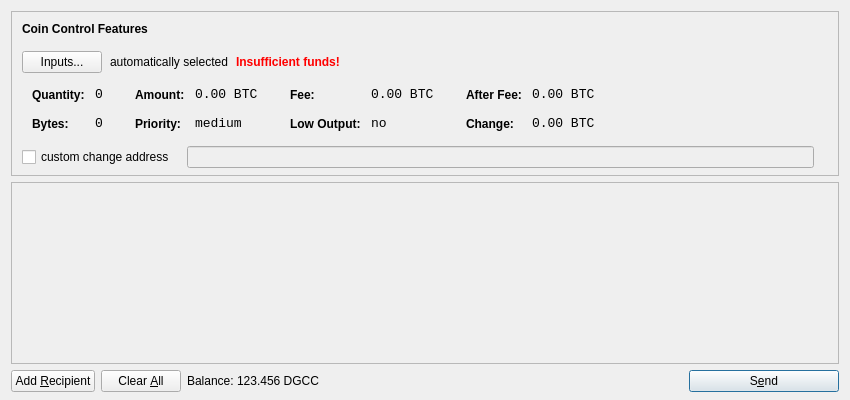
<?xml version="1.0" encoding="UTF-8"?>
<ui version="4.0">
 <class>SendCoinsDialog</class>
 <widget class="QDialog" name="SendCoinsDialog">
  <property name="geometry">
   <rect>
    <x>0</x>
    <y>0</y>
    <width>850</width>
    <height>400</height>
   </rect>
  </property>
  <property name="windowTitle">
   <string>Send Coins</string>
  </property>
  <layout class="QVBoxLayout" name="verticalLayout" stretch="0,1,0">
   <property name="bottomMargin">
    <number>8</number>
   </property>
   <item>
    <widget class="QFrame" name="frameCoinControl">
     <property name="sizePolicy">
      <sizepolicy hsizetype="Expanding" vsizetype="Expanding">
       <horstretch>0</horstretch>
       <verstretch>0</verstretch>
      </sizepolicy>
     </property>
     <property name="maximumSize">
      <size>
       <width>16777215</width>
       <height>16777215</height>
      </size>
     </property>
     <property name="frameShape">
      <enum>QFrame::StyledPanel</enum>
     </property>
     <property name="frameShadow">
      <enum>QFrame::Sunken</enum>
     </property>
     <layout class="QVBoxLayout" name="verticalLayoutCoinControl2">
      <property name="spacing">
       <number>-1</number>
      </property>
      <property name="leftMargin">
       <number>0</number>
      </property>
      <property name="topMargin">
       <number>0</number>
      </property>
      <property name="rightMargin">
       <number>0</number>
      </property>
      <property name="bottomMargin">
       <number>6</number>
      </property>
      <item>
       <layout class="QVBoxLayout" name="verticalLayoutCoinControl" stretch="0,0,0,0,1">
        <property name="spacing">
         <number>0</number>
        </property>
        <property name="leftMargin">
         <number>10</number>
        </property>
        <property name="topMargin">
         <number>10</number>
        </property>
        <item>
         <layout class="QHBoxLayout" name="horizontalLayoutCoinControl1">
          <property name="bottomMargin">
           <number>15</number>
          </property>
          <item>
           <widget class="QLabel" name="labelCoinControlFeatures">
            <property name="sizePolicy">
             <sizepolicy hsizetype="Preferred" vsizetype="Maximum">
              <horstretch>0</horstretch>
              <verstretch>0</verstretch>
             </sizepolicy>
            </property>
            <property name="font">
             <font>
              <weight>75</weight>
              <bold>true</bold>
             </font>
            </property>
            <property name="styleSheet">
             <string notr="true">font-weight:bold;</string>
            </property>
            <property name="text">
             <string>Coin Control Features</string>
            </property>
           </widget>
          </item>
         </layout>
        </item>
        <item>
         <layout class="QHBoxLayout" name="horizontalLayoutCoinControl2" stretch="0,0,0,0">
          <property name="spacing">
           <number>8</number>
          </property>
          <property name="bottomMargin">
           <number>10</number>
          </property>
          <item>
           <widget class="QPushButton" name="pushButtonCoinControl">
            <property name="styleSheet">
             <string notr="true"/>
            </property>
            <property name="text">
             <string>Inputs...</string>
            </property>
           </widget>
          </item>
          <item>
           <widget class="QLabel" name="labelCoinControlAutomaticallySelected">
            <property name="text">
             <string>automatically selected</string>
            </property>
            <property name="margin">
             <number>5</number>
            </property>
           </widget>
          </item>
          <item>
           <widget class="QLabel" name="labelCoinControlInsuffFunds">
            <property name="font">
             <font>
              <weight>75</weight>
              <bold>true</bold>
             </font>
            </property>
            <property name="styleSheet">
             <string notr="true">color:red;font-weight:bold;</string>
            </property>
            <property name="text">
             <string>Insufficient funds!</string>
            </property>
            <property name="margin">
             <number>5</number>
            </property>
           </widget>
          </item>
          <item>
           <spacer name="horizontalSpacerCoinControl">
            <property name="orientation">
             <enum>Qt::Horizontal</enum>
            </property>
            <property name="sizeHint" stdset="0">
             <size>
              <width>40</width>
              <height>1</height>
             </size>
            </property>
           </spacer>
          </item>
         </layout>
        </item>
        <item>
         <widget class="QWidget" name="widgetCoinControl" native="true">
          <property name="sizePolicy">
           <sizepolicy hsizetype="Preferred" vsizetype="Preferred">
            <horstretch>0</horstretch>
            <verstretch>0</verstretch>
           </sizepolicy>
          </property>
          <property name="minimumSize">
           <size>
            <width>0</width>
            <height>0</height>
           </size>
          </property>
          <property name="styleSheet">
           <string notr="true"/>
          </property>
          <layout class="QHBoxLayout" name="horizontalLayoutCoinControl5">
           <property name="margin">
            <number>0</number>
           </property>
           <item>
            <layout class="QHBoxLayout" name="horizontalLayoutCoinControl3" stretch="0,0,0,1">
             <property name="spacing">
              <number>20</number>
             </property>
             <property name="topMargin">
              <number>0</number>
             </property>
             <property name="bottomMargin">
              <number>10</number>
             </property>
             <item>
              <layout class="QFormLayout" name="formLayoutCoinControl1">
               <property name="horizontalSpacing">
                <number>10</number>
               </property>
               <property name="verticalSpacing">
                <number>14</number>
               </property>
               <property name="leftMargin">
                <number>10</number>
               </property>
               <property name="topMargin">
                <number>4</number>
               </property>
               <property name="rightMargin">
                <number>6</number>
               </property>
               <item row="0" column="0">
                <widget class="QLabel" name="labelCoinControlQuantityText">
                 <property name="styleSheet">
                  <string notr="true">font-weight:bold;</string>
                 </property>
                 <property name="text">
                  <string>Quantity:</string>
                 </property>
                 <property name="margin">
                  <number>0</number>
                 </property>
                </widget>
               </item>
               <item row="0" column="1">
                <widget class="QLabel" name="labelCoinControlQuantity">
                 <property name="font">
                  <font>
                   <family>Monospace</family>
                   <pointsize>10</pointsize>
                  </font>
                 </property>
                 <property name="cursor">
                  <cursorShape>IBeamCursor</cursorShape>
                 </property>
                 <property name="contextMenuPolicy">
                  <enum>Qt::ActionsContextMenu</enum>
                 </property>
                 <property name="text">
                  <string notr="true">0</string>
                 </property>
                 <property name="margin">
                  <number>0</number>
                 </property>
                 <property name="textInteractionFlags">
                  <set>Qt::LinksAccessibleByMouse|Qt::TextSelectableByKeyboard|Qt::TextSelectableByMouse</set>
                 </property>
                </widget>
               </item>
               <item row="1" column="0">
                <widget class="QLabel" name="labelCoinControlBytesText">
                 <property name="styleSheet">
                  <string notr="true">font-weight:bold;</string>
                 </property>
                 <property name="text">
                  <string>Bytes:</string>
                 </property>
                </widget>
               </item>
               <item row="1" column="1">
                <widget class="QLabel" name="labelCoinControlBytes">
                 <property name="font">
                  <font>
                   <family>Monospace</family>
                   <pointsize>10</pointsize>
                  </font>
                 </property>
                 <property name="cursor">
                  <cursorShape>IBeamCursor</cursorShape>
                 </property>
                 <property name="contextMenuPolicy">
                  <enum>Qt::ActionsContextMenu</enum>
                 </property>
                 <property name="text">
                  <string notr="true">0</string>
                 </property>
                 <property name="textInteractionFlags">
                  <set>Qt::LinksAccessibleByMouse|Qt::TextSelectableByKeyboard|Qt::TextSelectableByMouse</set>
                 </property>
                </widget>
               </item>
              </layout>
             </item>
             <item>
              <layout class="QFormLayout" name="formLayoutCoinControl2">
               <property name="horizontalSpacing">
                <number>10</number>
               </property>
               <property name="verticalSpacing">
                <number>14</number>
               </property>
               <property name="leftMargin">
                <number>6</number>
               </property>
               <property name="topMargin">
                <number>4</number>
               </property>
               <property name="rightMargin">
                <number>6</number>
               </property>
               <item row="0" column="0">
                <widget class="QLabel" name="labelCoinControlAmountText">
                 <property name="styleSheet">
                  <string notr="true">font-weight:bold;</string>
                 </property>
                 <property name="text">
                  <string>Amount:</string>
                 </property>
                 <property name="margin">
                  <number>0</number>
                 </property>
                </widget>
               </item>
               <item row="0" column="1">
                <widget class="QLabel" name="labelCoinControlAmount">
                 <property name="font">
                  <font>
                   <family>Monospace</family>
                   <pointsize>10</pointsize>
                  </font>
                 </property>
                 <property name="cursor">
                  <cursorShape>IBeamCursor</cursorShape>
                 </property>
                 <property name="contextMenuPolicy">
                  <enum>Qt::ActionsContextMenu</enum>
                 </property>
                 <property name="text">
                  <string notr="true">0.00 BTC</string>
                 </property>
                 <property name="textInteractionFlags">
                  <set>Qt::LinksAccessibleByMouse|Qt::TextSelectableByKeyboard|Qt::TextSelectableByMouse</set>
                 </property>
                </widget>
               </item>
               <item row="1" column="0">
                <widget class="QLabel" name="labelCoinControlPriorityText">
                 <property name="styleSheet">
                  <string notr="true">font-weight:bold;</string>
                 </property>
                 <property name="text">
                  <string>Priority:</string>
                 </property>
                </widget>
               </item>
               <item row="1" column="1">
                <widget class="QLabel" name="labelCoinControlPriority">
                 <property name="font">
                  <font>
                   <family>Monospace</family>
                   <pointsize>10</pointsize>
                  </font>
                 </property>
                 <property name="cursor">
                  <cursorShape>IBeamCursor</cursorShape>
                 </property>
                 <property name="contextMenuPolicy">
                  <enum>Qt::ActionsContextMenu</enum>
                 </property>
                 <property name="text">
                  <string>medium</string>
                 </property>
                 <property name="textInteractionFlags">
                  <set>Qt::LinksAccessibleByMouse|Qt::TextSelectableByKeyboard|Qt::TextSelectableByMouse</set>
                 </property>
                </widget>
               </item>
              </layout>
             </item>
             <item>
              <layout class="QFormLayout" name="formLayoutCoinControl3">
               <property name="horizontalSpacing">
                <number>10</number>
               </property>
               <property name="verticalSpacing">
                <number>14</number>
               </property>
               <property name="leftMargin">
                <number>6</number>
               </property>
               <property name="topMargin">
                <number>4</number>
               </property>
               <property name="rightMargin">
                <number>6</number>
               </property>
               <item row="0" column="0">
                <widget class="QLabel" name="labelCoinControlFeeText">
                 <property name="styleSheet">
                  <string notr="true">font-weight:bold;</string>
                 </property>
                 <property name="text">
                  <string>Fee:</string>
                 </property>
                 <property name="margin">
                  <number>0</number>
                 </property>
                </widget>
               </item>
               <item row="0" column="1">
                <widget class="QLabel" name="labelCoinControlFee">
                 <property name="font">
                  <font>
                   <family>Monospace</family>
                   <pointsize>10</pointsize>
                  </font>
                 </property>
                 <property name="cursor">
                  <cursorShape>IBeamCursor</cursorShape>
                 </property>
                 <property name="contextMenuPolicy">
                  <enum>Qt::ActionsContextMenu</enum>
                 </property>
                 <property name="text">
                  <string notr="true">0.00 BTC</string>
                 </property>
                 <property name="textInteractionFlags">
                  <set>Qt::LinksAccessibleByMouse|Qt::TextSelectableByKeyboard|Qt::TextSelectableByMouse</set>
                 </property>
                </widget>
               </item>
               <item row="1" column="0">
                <widget class="QLabel" name="labelCoinControlLowOutputText">
                 <property name="styleSheet">
                  <string notr="true">font-weight:bold;</string>
                 </property>
                 <property name="text">
                  <string>Low Output:</string>
                 </property>
                </widget>
               </item>
               <item row="1" column="1">
                <widget class="QLabel" name="labelCoinControlLowOutput">
                 <property name="font">
                  <font>
                   <family>Monospace</family>
                   <pointsize>10</pointsize>
                  </font>
                 </property>
                 <property name="cursor">
                  <cursorShape>IBeamCursor</cursorShape>
                 </property>
                 <property name="contextMenuPolicy">
                  <enum>Qt::ActionsContextMenu</enum>
                 </property>
                 <property name="text">
                  <string>no</string>
                 </property>
                 <property name="textInteractionFlags">
                  <set>Qt::LinksAccessibleByMouse|Qt::TextSelectableByKeyboard|Qt::TextSelectableByMouse</set>
                 </property>
                </widget>
               </item>
              </layout>
             </item>
             <item>
              <layout class="QFormLayout" name="formLayoutCoinControl4">
               <property name="horizontalSpacing">
                <number>10</number>
               </property>
               <property name="verticalSpacing">
                <number>14</number>
               </property>
               <property name="leftMargin">
                <number>6</number>
               </property>
               <property name="topMargin">
                <number>4</number>
               </property>
               <property name="rightMargin">
                <number>6</number>
               </property>
               <item row="0" column="0">
                <widget class="QLabel" name="labelCoinControlAfterFeeText">
                 <property name="styleSheet">
                  <string notr="true">font-weight:bold;</string>
                 </property>
                 <property name="text">
                  <string>After Fee:</string>
                 </property>
                 <property name="margin">
                  <number>0</number>
                 </property>
                </widget>
               </item>
               <item row="0" column="1">
                <widget class="QLabel" name="labelCoinControlAfterFee">
                 <property name="font">
                  <font>
                   <family>Monospace</family>
                   <pointsize>10</pointsize>
                  </font>
                 </property>
                 <property name="cursor">
                  <cursorShape>IBeamCursor</cursorShape>
                 </property>
                 <property name="contextMenuPolicy">
                  <enum>Qt::ActionsContextMenu</enum>
                 </property>
                 <property name="text">
                  <string notr="true">0.00 BTC</string>
                 </property>
                 <property name="textInteractionFlags">
                  <set>Qt::LinksAccessibleByMouse|Qt::TextSelectableByKeyboard|Qt::TextSelectableByMouse</set>
                 </property>
                </widget>
               </item>
               <item row="1" column="0">
                <widget class="QLabel" name="labelCoinControlChangeText">
                 <property name="styleSheet">
                  <string notr="true">font-weight:bold;</string>
                 </property>
                 <property name="text">
                  <string>Change:</string>
                 </property>
                </widget>
               </item>
               <item row="1" column="1">
                <widget class="QLabel" name="labelCoinControlChange">
                 <property name="font">
                  <font>
                   <family>Monospace</family>
                   <pointsize>10</pointsize>
                  </font>
                 </property>
                 <property name="cursor">
                  <cursorShape>IBeamCursor</cursorShape>
                 </property>
                 <property name="contextMenuPolicy">
                  <enum>Qt::ActionsContextMenu</enum>
                 </property>
                 <property name="text">
                  <string notr="true">0.00 BTC</string>
                 </property>
                 <property name="textInteractionFlags">
                  <set>Qt::LinksAccessibleByMouse|Qt::TextSelectableByKeyboard|Qt::TextSelectableByMouse</set>
                 </property>
                </widget>
               </item>
              </layout>
             </item>
            </layout>
           </item>
          </layout>
         </widget>
        </item>
        <item>
         <layout class="QHBoxLayout" name="horizontalLayoutCoinControl4" stretch="0,0,0">
          <property name="spacing">
           <number>12</number>
          </property>
          <property name="sizeConstraint">
           <enum>QLayout::SetDefaultConstraint</enum>
          </property>
          <property name="topMargin">
           <number>5</number>
          </property>
          <property name="rightMargin">
           <number>5</number>
          </property>
          <item>
           <widget class="QCheckBox" name="checkBoxCoinControlChange">
            <property name="text">
             <string>custom change address</string>
            </property>
           </widget>
          </item>
          <item>
           <widget class="QLineEdit" name="lineEditCoinControlChange">
            <property name="enabled">
             <bool>false</bool>
            </property>
            <property name="sizePolicy">
             <sizepolicy hsizetype="Expanding" vsizetype="Fixed">
              <horstretch>0</horstretch>
              <verstretch>0</verstretch>
             </sizepolicy>
            </property>
           </widget>
          </item>
          <item>
           <widget class="QLabel" name="labelCoinControlChangeLabel">
            <property name="sizePolicy">
             <sizepolicy hsizetype="Preferred" vsizetype="Expanding">
              <horstretch>0</horstretch>
              <verstretch>0</verstretch>
             </sizepolicy>
            </property>
            <property name="minimumSize">
             <size>
              <width>0</width>
              <height>0</height>
             </size>
            </property>
            <property name="text">
             <string/>
            </property>
            <property name="margin">
             <number>3</number>
            </property>
           </widget>
          </item>
         </layout>
        </item>
        <item>
         <spacer name="verticalSpacerCoinControl">
          <property name="orientation">
           <enum>Qt::Vertical</enum>
          </property>
          <property name="sizeHint" stdset="0">
           <size>
            <width>800</width>
            <height>1</height>
           </size>
          </property>
         </spacer>
        </item>
       </layout>
      </item>
     </layout>
    </widget>
   </item>
   <item>
    <widget class="QScrollArea" name="scrollArea">
     <property name="widgetResizable">
      <bool>true</bool>
     </property>
     <widget class="QWidget" name="scrollAreaWidgetContents">
      <property name="geometry">
       <rect>
        <x>0</x>
        <y>0</y>
        <width>830</width>
        <height>165</height>
       </rect>
      </property>
      <layout class="QVBoxLayout" name="verticalLayout_2">
       <property name="margin">
        <number>0</number>
       </property>
       <item>
        <layout class="QVBoxLayout" name="entries">
         <property name="spacing">
          <number>6</number>
         </property>
        </layout>
       </item>
       <item>
        <spacer name="verticalSpacer">
         <property name="orientation">
          <enum>Qt::Vertical</enum>
         </property>
         <property name="sizeHint" stdset="0">
          <size>
           <width>20</width>
           <height>40</height>
          </size>
         </property>
        </spacer>
       </item>
      </layout>
     </widget>
    </widget>
   </item>
   <item>
    <layout class="QHBoxLayout" name="horizontalLayout">
     <item>
      <widget class="QPushButton" name="addButton">
       <property name="toolTip">
        <string>Send to multiple recipients at once</string>
       </property>
       <property name="text">
        <string>Add &amp;Recipient</string>
       </property>
       <property name="icon">
        <iconset resource="../bitcoin.qrc">
         <normaloff>:/icons/add</normaloff>:/icons/add</iconset>
       </property>
       <property name="autoDefault">
        <bool>false</bool>
       </property>
      </widget>
     </item>
     <item>
      <widget class="QPushButton" name="clearButton">
       <property name="sizePolicy">
        <sizepolicy hsizetype="Minimum" vsizetype="Fixed">
         <horstretch>0</horstretch>
         <verstretch>0</verstretch>
        </sizepolicy>
       </property>
       <property name="toolTip">
        <string>Remove all transaction fields</string>
       </property>
       <property name="text">
        <string>Clear &amp;All</string>
       </property>
       <property name="icon">
        <iconset resource="../bitcoin.qrc">
         <normaloff>:/icons/remove</normaloff>:/icons/remove</iconset>
       </property>
       <property name="autoRepeatDelay">
        <number>300</number>
       </property>
       <property name="autoDefault">
        <bool>false</bool>
       </property>
      </widget>
     </item>
     <item>
      <layout class="QHBoxLayout" name="horizontalLayout_2">
       <property name="spacing">
        <number>3</number>
       </property>
       <item>
        <widget class="QLabel" name="label">
         <property name="text">
          <string>Balance:</string>
         </property>
        </widget>
       </item>
       <item>
        <widget class="QLabel" name="labelBalance">
         <property name="cursor">
          <cursorShape>IBeamCursor</cursorShape>
         </property>
         <property name="text">
          <string>123.456 DGCC</string>
         </property>
         <property name="textInteractionFlags">
          <set>Qt::LinksAccessibleByMouse|Qt::TextSelectableByKeyboard|Qt::TextSelectableByMouse</set>
         </property>
        </widget>
       </item>
      </layout>
     </item>
     <item>
      <spacer name="horizontalSpacer">
       <property name="orientation">
        <enum>Qt::Horizontal</enum>
       </property>
       <property name="sizeHint" stdset="0">
        <size>
         <width>40</width>
         <height>20</height>
        </size>
       </property>
      </spacer>
     </item>
     <item>
      <widget class="QPushButton" name="sendButton">
       <property name="minimumSize">
        <size>
         <width>150</width>
         <height>0</height>
        </size>
       </property>
       <property name="toolTip">
        <string>Confirm the send action</string>
       </property>
       <property name="text">
        <string>S&amp;end</string>
       </property>
       <property name="icon">
        <iconset resource="../bitcoin.qrc">
         <normaloff>:/icons/send</normaloff>:/icons/send</iconset>
       </property>
       <property name="default">
        <bool>true</bool>
       </property>
      </widget>
     </item>
    </layout>
   </item>
  </layout>
 </widget>
 <resources>
  <include location="../bitcoin.qrc"/>
 </resources>
 <connections/>
</ui>
